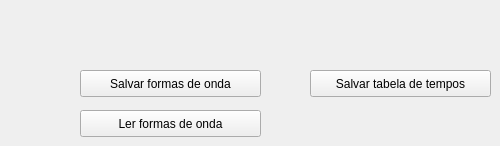
   <widget class="QWidget" name="tab_arquivo">
    <attribute name="title">
     <string>Arquivo</string>
    </attribute>
    <widget class="QPushButton" name="pB_save">
     <property name="geometry">
      <rect>
       <x>80</x>
       <y>70</y>
       <width>181</width>
       <height>27</height>
      </rect>
     </property>
     <property name="toolTip">
      <string>&lt;html&gt;&lt;head/&gt;&lt;body&gt;&lt;p&gt;Salva arquivo com as formas de onda completas de todos os canais&lt;/p&gt;&lt;/body&gt;&lt;/html&gt;</string>
     </property>
     <property name="text">
      <string>Salvar formas de onda</string>
     </property>
    </widget>
    <widget class="QPushButton" name="pB_load">
     <property name="geometry">
      <rect>
       <x>80</x>
       <y>110</y>
       <width>181</width>
       <height>27</height>
      </rect>
     </property>
     <property name="toolTip">
      <string>&lt;html&gt;&lt;head/&gt;&lt;body&gt;&lt;p&gt;Lê arquivo com as formas de onda completas&lt;/p&gt;&lt;/body&gt;&lt;/html&gt;</string>
     </property>
     <property name="text">
      <string>Ler formas de onda</string>
     </property>
    </widget>
    <widget class="QPushButton" name="pB_savetime">
     <property name="geometry">
      <rect>
       <x>310</x>
       <y>70</y>
       <width>181</width>
       <height>27</height>
      </rect>
     </property>
     <property name="toolTip">
      <string>&lt;html&gt;&lt;head/&gt;&lt;body&gt;&lt;p&gt;Salva arquivo com os tempos de disparo dos canais selecionados de acordo com a tabela de tempos&lt;/p&gt;&lt;/body&gt;&lt;/html&gt;</string>
     </property>
     <property name="text">
      <string>Salvar tabela de tempos</string>
     </property>
    </widget>
   </widget>
